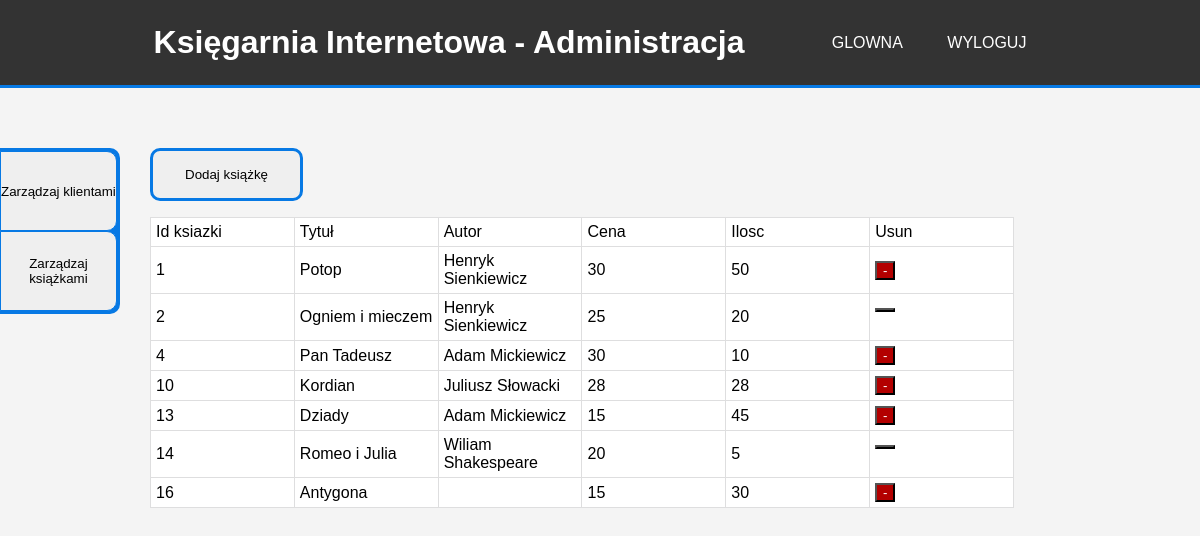
The app's page /Ksiegarnia/book.php (signed in) with its own data.
### tables this page shows
CREATE TABLE `ksiazki` (
  `id_ksiazki` int(11) NOT NULL,
  `tytul` varchar(50) DEFAULT NULL,
  `id_autora` int(11) NOT NULL,
  `cena` decimal(10,0) DEFAULT NULL,
  `Ilosc` int(11) NOT NULL,
  `opis` varchar(60) DEFAULT NULL
);

### Ksiegarnia/book.php (the view, shortened to what this page needs)
<!DOCTYPE html>
<html>
<head>
    <link rel="stylesheet" href="styles/style.css">
    <link rel="stylesheet" href="styles/admin.css">
</head>
<body>
<?php require 'header4.php'?>
<aside>
    <a href="client.php"><button class="menu">Zarządzaj klientami</button></a>
    <a href="book.php"><button class="menu">Zarządzaj książkami</button></a>
    </aside>
    <main class="main-left">
    <a href="addbook.php"><button id="ad">Dodaj książkę</button></a>
    <table>
        <tr>
            <td>Id ksiazki</td>
            <td>Tytuł</td>
            <td>Autor</td>
            <td>Cena</td>
            <td>Ilosc</td>
            <td>Usun</td>
        </tr>
        <?php
        require 'connect.php';
        $query2 = "SELECT id_ksiazki, tytul, concat(imie, ' ', nazwisko) as autor, cena, ilosc from ksiazki inner join autor on ksiazki.id_autora = autor.id_autora";
        $result2 = mysqli_query($conn,$query2);
        while($row = mysqli_fetch_assoc($result2))
        {
            echo '<tr>';
            echo '<td>' . $row['id_ksiazki']. '</td>';
            echo '<td>' . $row['tytul'] . '</td>';
            echo '<td>' . $row['autor'] . '</td>';
            echo '<td>' .  $row['cena']. '</td>';
            echo '<td>' .  $row['ilosc']. '</td>';
            echo '<td><form method="POST" action="removebook.php">
                    <input type="hidden" name="id_ksiazki" value="' . $row["id_ksiazki"] . '">
                    <button type="submit" name="usun" id="usun">-</button></td>';
            echo '</tr>';
        }
        ?>
    </table>
    </main>
</body>
</html>

### Ksiegarnia/styles/style.css (style rules this page uses)
* { margin: 0; padding: 0; box-sizing: border-box; }
body { font-family: Arial, sans-serif; margin: 0; padding: 0; background-color: #f4f4f4; }

### Ksiegarnia/styles/admin.css (style rules this page uses)
main { margin-top: 3%; margin-left: 5%; }
.main-left { align-items: flex-start; margin: 5% 12.5%; }
table { border: 1px solid #dededf; height: 100%; width: 90%; table-layout: fixed; border-collapse: collapse; border-spacing: 1px; text-align: left; }
td { border: 1px solid #dededf; background-color: #ffffff; color: #000000; padding: 5px; }
#usun { height: 5%; width: 15%; color: #ffffff; background-color: #b30000; }
aside { float: left; margin-top: 5%; background-color: #0779e4 ; width: 10%; border-top-right-radius: 10px; border-bottom-right-radius: 10px; padding-top: 0.2rem; padding-right: 0.2rem; padding-bottom: 0.2rem; }
.menu { width: 100%; height: 5rem; border: #0779e4 solid 1px; border-top-right-radius: 10px; border-bottom-right-radius: 10px; }
main { width: 80%; display: flex; align-items: center; flex-direction: column; }
#ad { padding: 1rem 2rem; margin-bottom: 1rem; border: #0779e4 solid; border-radius: 10px; }
button { cursor: pointer; }

### records on screen
ksiazki: id_ksiazki "1", tytul "Potop", autor "Henryk Sienkiewicz", cena "30", Ilosc "50"
ksiazki: id_ksiazki "2", tytul "Ogniem i mieczem", autor "Henryk Sienkiewicz", cena "25", Ilosc "20"
ksiazki: id_ksiazki "4", tytul "Pan Tadeusz", autor "Adam Mickiewicz", cena "30", Ilosc "10"
ksiazki: id_ksiazki "10", tytul "Kordian", autor "Juliusz Słowacki", cena "28", Ilosc "28"
ksiazki: id_ksiazki "13", tytul "Dziady", autor "Adam Mickiewicz", cena "15", Ilosc "45"
ksiazki: id_ksiazki "14", tytul "Romeo i Julia", autor "Wiliam Shakespeare", cena "20", Ilosc "5"
ksiazki: id_ksiazki "16", tytul "Antygona", cena "15", Ilosc "30"
